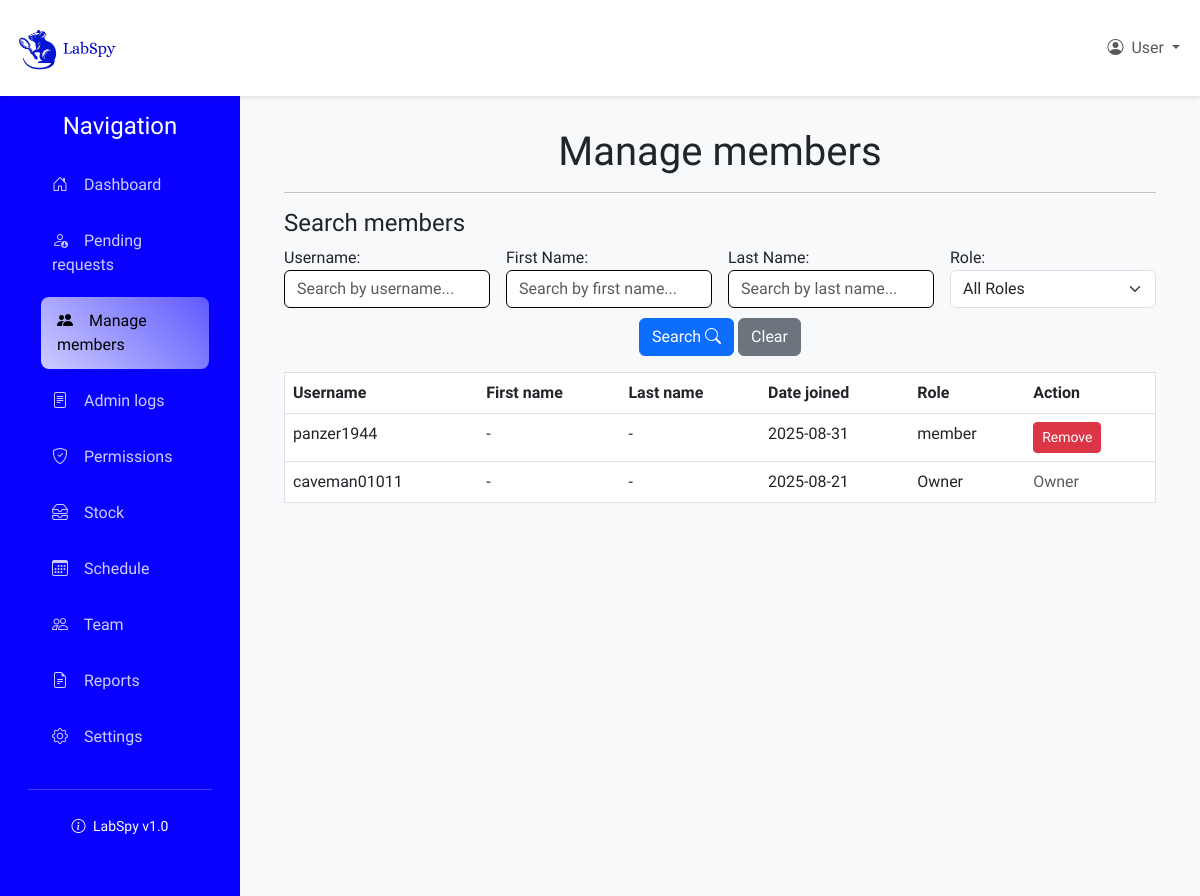
Screenshot of /labspaces/lab/YSZIVU/manage_members/ (signed in) with the database file from the repository.
### labspaces/models.py (models this page shows, shortened)
class LabMembership(models.Model):
    ROLE_CHOICES = [
        ('pending', 'Pending'),
        ('owner', 'Owner'),
        ('manager', 'Manager'),
        ('researcher', 'Researcher'),
        ('guest', 'Guest'),
    ]
    lab = models.ForeignKey(Lab, on_delete=models.CASCADE)
    user = models.ForeignKey(CustomUser, on_delete=models.CASCADE)
    role = models.CharField(max_length=64, choices=ROLE_CHOICES)
    created_at = models.DateTimeField(auto_now_add=True)
    class Meta:
        unique_together = ('lab', 'user')

### users/models.py (models this page shows)
class CustomUser(AbstractUser):
    phone_number = models.CharField(max_length=8, blank=True, null=True)
    date_joined = models.DateTimeField(auto_now_add=True, null=True, blank=True)

### labspaces/views.py (the view)
# urls.py: path('lab/<str:code>/manage_members/', views.manage_members, name='manage_members'),
@login_required
def manage_members(request, code):
    if not is_lab_admin(request.user, code):
        return HttpResponseForbidden("You are not authorized to view this page")
    try:
        labspace = Lab.objects.get(code=code)
        search_form = UserManagementSearchForm(request.GET)
        lab_members = LabMembership.objects.filter(
            lab=labspace,
            role__in=['owner', 'admin', 'member', 'manager', 'researcher', 'guest']
        ).select_related('user').order_by('role', 'user__username')
        if search_form.is_valid():
            username = search_form.cleaned_data.get('username')
            first_name = search_form.cleaned_data.get('first_name')
            last_name = search_form.cleaned_data.get('last_name')
            role = search_form.cleaned_data.get('role')
            if username:
                lab_members = lab_members.filter(user__username__icontains=username)
            if first_name:
                lab_members = lab_members.filter(user__first_name__icontains=first_name)
            if last_name:
                lab_members = lab_members.filter(user__last_name__icontains=last_name)
            if role:
                lab_members = lab_members.filter(role=role)
        return render(request, 'labspaces/manage_members.html', {
            'labspace': labspace,
            'lab_members': lab_members,
            'search_form': search_form
        })
    except Lab.DoesNotExist:
        raise Http404("Lab not found")

### labspaces/context_processors.py (called while the page is built)
def lab_admin_status(request):
    context = {'user_is_admin': False, 'current_lab': None}
    if request.user.is_authenticated:
        try:
            lab_code = get_lab_code_from_url(request)
            if lab_code != "":
                try:
                    lab = Lab.objects.get(code=lab_code)
                    is_admin = LabMembership.objects.filter(
                        lab=lab,
                        user=request.user,
                        role='owner'
                    ).exists()
                    if is_admin:
                        context['user_is_admin'] = True
                        context['current_lab'] = lab
                except Lab.DoesNotExist:
                    pass
        except Exception as e:
            pass
    return context

### labspaces/models.py (called while the page is built)
    def has_pending_requests(self):
        return LabMembership.objects.filter(lab=self, role='pending').exists()

### labspaces/util.py (called while the page is built)
def get_lab_code_from_url(request):
    lab_code = ""
    if request.user.is_authenticated:
        resolved = resolve(request.path)
        if 'code' in resolved.kwargs:
            lab_code = resolved.kwargs['code']
    return lab_code

### labspaces/views.py (called while the page is built)
def is_lab_admin(user, lab_code):
    try:
        lab = Lab.objects.get(code=lab_code)
        return LabMembership.objects.filter(
            lab=lab,
            user=user,
            role='owner'
        ).exists()
    except Lab.DoesNotExist:
        return False

### labspaces/templates/labspaces/manage_members.html (shortened to what this page needs)
{% extends 'labspaces/lab_layout.html' %}
{% block content %}
<h1 class="text-center">Manage members</h1>
<hr>
<h4 class="text-left">Search members</h4>
<form method="get" class="row g-3">
    <div class="col-md-3">
        {{ search_form.username.label_tag }}
        {{ search_form.username }}
    </div>
    <div class="col-md-3">
        {{ search_form.first_name.label_tag }}
        {{ search_form.first_name }}
    </div>
    <div class="col-md-3">
        {{ search_form.last_name.label_tag }}
        {{ search_form.last_name }}
    </div>
    <div class="col-md-3">
        {{ search_form.role.label_tag }}
        {{ search_form.role }}
    </div>
    <div class="col-12 text-center mb-3 mt-0">
        <button type="submit" class="btn btn-primary">Search <i class="bi bi-search"></i></button>
        <a href="{% url 'labspaces:manage_members' code=labspace.code %}" class="btn btn-secondary">Clear</a>
    </div>
</form>
<div class="table-responsive" style="max-height: 610px; overflow-y: auto;">
<table class="table table-hover border mb-0">
    <thead>
        <tr>
            <th scope="col">Username</th>
            <th scope="col">First name</th>
            <th scope="col">Last name</th>
            <th scope="col">Date joined</th>
            <th scope="col">Role</th>
            <th scope="col">Action</th>
        </tr>
    </thead>
    <tbody>
        {% for member in lab_members %}
        <tr>
            <td>{{ member.user.username|truncatechars:16 }}</td>
            <td>{{ member.user.first_name|default:"-"|truncatechars:16 }}</td>
            <td>{{ member.user.last_name|default:"-"|truncatechars:16 }}</td>
            <td>{{ member.created_at|date:"Y-m-d" }}</td>
            <td>{{ member.get_role_display|truncatechars:16 }}</td>
            <td>
                {% if member.role != 'owner' %}
                <form action="{% url 'labspaces:remove_member' code=labspace.code %}" method="post" style="display:inline;">
                    <button type="submit" class="btn btn-danger btn-sm" title="Remove member">
                        Remove
                    </button>
                </form>
                {% else %}
                <span class="text-muted">Owner</span>
                {% endif %}
            </td>
        </tr>
        {% empty %}
        <tr>
            <td colspan="7" class="text-center">No members found.</td>
        </tr>
        {% endfor %}
    </tbody>
</table>
</div>
{% endblock %}

### labspaces/static/labspaces/styles.css (style rules this page uses)
* { margin: 0; padding: 0; box-sizing: border-box; font-family: 'Urbanist', sans-serif; }
.form-control { border-radius: 10px; border: 1px solid #000000 !important; padding: 10px; margin-bottom: 10px; width: 100%; }

### rows the page displays
LabMembership: user.username "panzer1944", user.first_name "-", user.last_name "-", created_at "2025-08-31", role "member"
LabMembership: user.username "caveman01011", user.first_name "-", user.last_name "-", created_at "2025-08-21", role "Owner"

### other values shown
{{ search_form.username.label_tag }} "Username:"
{{ search_form.first_name.label_tag }} "First Name:"
{{ search_form.last_name.label_tag }} "Last Name:"
{{ search_form.role.label_tag }} "Role:"
